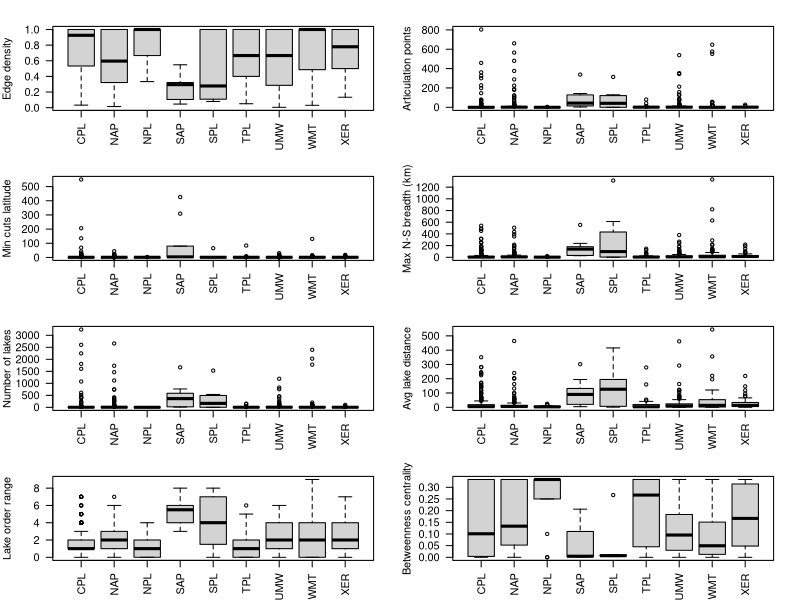

Generate this figure with R:
############# Analyze LAGOS networks by NARS ecoregion #########################################
# Date: 4-26-21
# updated: 5-3-21
# Author: Ian McCullough, immccull@gmail.com
################################################################################################

setwd("C:/Users/FWL/Documents/TripleC")

#### R libraries ####
library(dplyr)

#### Input data ####
networks_NARS <- read.csv("Data/Networks/networks_NARS_ecoregions.csv")
netricks <- read.csv('Data/Networks/network_scale_metrics.csv') 
between_cent <- read.csv("Data/Networks/betweenness_out_full.csv")

#### Main program ####
# count networks by ecoregion
networks_NARS_counts <- networks_NARS %>%
  group_by(WSA9) %>%
  summarize(n=n())


# Select network variables that had been used for clustering
dat <- netricks %>% 
  dplyr::select(net_id, edge_dens, artic_count, min_cut_lat, maxkmNS, net_lakes_n, net_averagelakedistance_km,
                net_rangeorder)
head(dat)

# optionally add in betweenness centrality metric
dat <- merge(dat, between_cent[,c(1,4)], by='net_id')

# Remove 1 NA value (this is MS river)
dat <- dat %>% filter(!is.na(maxkmNS))

# Remove networks with < 4 lakes
#dat <- dat %>% 
#  filter(net_lakes_n > 4)

# Add row names
row.names(dat) <- dat$net_id
dim(dat)
summary(dat)

# Remove net_id (redundant if already removed MS river)
#dat <- dat[,-1]

# Merge netricks data to NARS
netricks_NARS <- merge(dat, networks_NARS[,c(1,2)], by='net_id')

# summary stats of netricks by NARS
# (not finished)
netricks_stats <- netricks_NARS %>% 
  group_by(WSA9) %>%
  summarize(min=min(net_lakes_n), median=median(net_lakes_n), max=max(net_lakes_n), n=n())

netricks_stats$combined_col <- paste0(netricks_stats$min, ', ', netricks_stats$median, ', ', netricks_stats$max)
#write.csv(netricks_stats, "Data/Networks/nLakes_networks_NARS.csv")

# plots
jpeg('Figures/netricks_NARS_boxplots.jpeg',width = 7,height = 10,units = 'in',res=300)
par(mfrow=c(4,2))
par(mar = c(3, 4, 2, 2)) #bot,left,top,right
boxplot(netricks_NARS$edge_dens ~ netricks_NARS$WSA9, xlab='Ecoregion', ylab='Edge density', las=2)
boxplot(netricks_NARS$artic_count ~ netricks_NARS$WSA9, xlab='Ecoregion', ylab='Articulation points', las=2)
boxplot(netricks_NARS$min_cut_lat ~ netricks_NARS$WSA9, xlab='Ecoregion', ylab='Min cuts latitude', las=2)
boxplot(netricks_NARS$maxkmNS ~ netricks_NARS$WSA9, xlab='Ecoregion', ylab='Max N-S breadth (km)', las=2)
boxplot(netricks_NARS$net_lakes_n ~ netricks_NARS$WSA9, xlab='Ecoregion', ylab='Number of lakes', las=2)
boxplot(netricks_NARS$net_averagelakedistance_km ~ netricks_NARS$WSA9, xlab='Ecoregion', ylab='Avg lake distance', las=2)
boxplot(netricks_NARS$net_rangeorder ~ netricks_NARS$WSA9, xlab='Ecoregion', ylab='Lake order range', las=2)
boxplot(netricks_NARS$vert_btwn_centr_norm_mean ~ netricks_NARS$WSA9, xlab='Ecoregion', ylab='Betweenness centrality', las=2)
dev.off()
